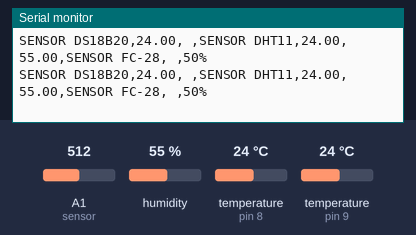
The sketch below on a simulated Arduino Uno, built with avr-gcc and run on an emulated ATmega328P. Parts: the last lines printed to the serial monitor. The inputs (shaded band) are chosen by the test bench; at power-on: A1 (sensor) = 512, humidity 55 %, temperature (sensors on pin 8, pin 9) 24 °C.

Above: at 8.7 s.
8.8 s: A1 (sensor) set to 918
At 9.8 s:
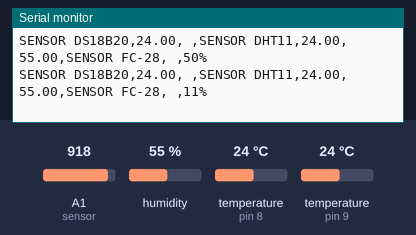
15.5 s: A1 (sensor) set to 941
At 16.2 s:
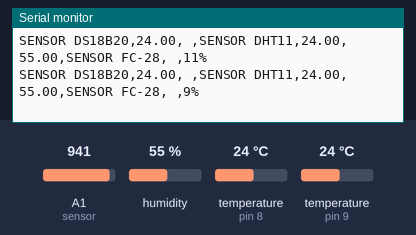

Measured:
- after the input at 8.8 s, the serial monitor: prints a new line after 0.55 s (image 1)
- after the input at 15.5 s, the serial monitor: prints a new line after 0.05 s (image 2)

The sketch:

ExamenPractico2.ino
```cpp
//Declaración de Librerias
#include <OneWire.h>
#include <DallasTemperature.h>
#include "DHT.h"
#define DHTTYPE DHT11

//Declaracion de variables
#define DHTPIN 8
const byte pinDatosDQ = 9;
int sensor = A1;
int valorHumedad;


//Instancias a las clases OneWire, DallasTemperature y DHT11
OneWire oneWiredObjeto(pinDatosDQ);
DallasTemperature sensorDS18B20(&oneWiredObjeto);
DHT dht(DHTPIN, DHTTYPE);

void setup() {
  //Iniciamos la comunicación serie
  Serial.begin(9600);
  sensorDS18B20.begin();
  dht.begin();
  pinMode(sensor, INPUT);
  Serial.println("NOMBRE DE SENSOR, TEMPERATURA, HUMEDAD, NOMBRE DE SENSOR, TEMPERATURA , HUMEDAD, NOMBRE DE SENSOR, TEMPERATURA , HUMEDAD");
}

void loop() {
  //--------------------SENSOR DS18B20-------------------------------------------
  //Iniciamos comandos para tomar temperatura a los sensores
  sensorDS18B20.requestTemperatures();
  //Leemos y mostramos los datos de los siguuientes DS18B20
  Serial.print("SENSOR DS18B20");
  Serial.print(",");
  Serial.print(sensorDS18B20.getTempCByIndex(0));
  Serial.print(",");
  Serial.print(" ");
  Serial.print(",");
  //-----------------------------------------------------------------------------
  //--------------------SENSOR DHT11-------------------------------------------
  float h = dht.readHumidity(); //Leemos la Humedad
  float t = dht.readTemperature(); //Leemos la temperatura en grados Celsius
  float f = dht.readTemperature(true); //Leemos la temperatura en grados Fahrenheit
  Serial.print("SENSOR DHT11");
  Serial.print(",");
  Serial.print(t);
  Serial.print(",");
  Serial.print(h);
  Serial.print(",");
  //-----------------------------------------------------------------------------
  //--------------------SENSOR FC-28-------------------------------------------
  valorHumedad = analogRead(sensor);
  valorHumedad =  map(analogRead(sensor), 0, 1023,  100, 0);
  Serial.print("SENSOR FC-28");
  Serial.print(",");
  Serial.print(" ");
  Serial.print(",");
  Serial.print(valorHumedad);
  Serial.println("%");
  //-----------------------------------------------------------------------------

}
```
